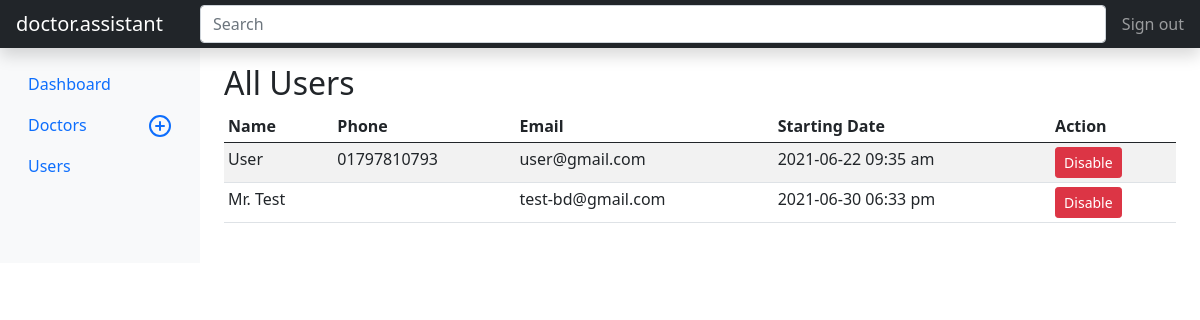
/admin/users.php (signed in), run on an earlier commit of the app's database.
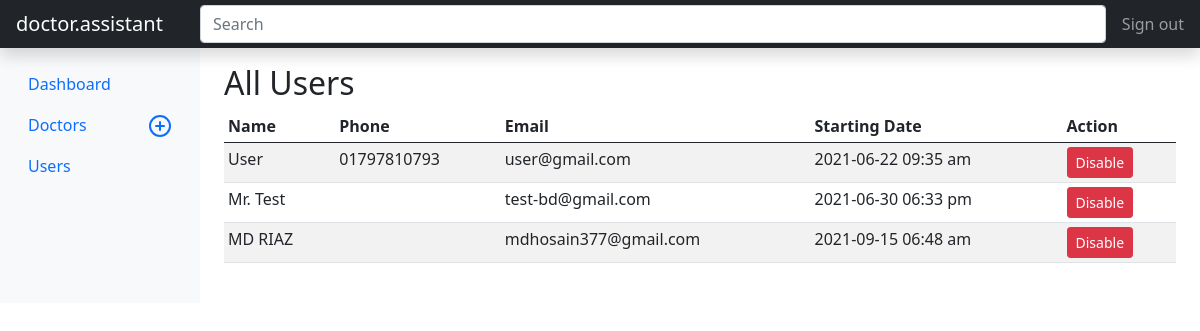
And on a later commit of the database.
### tables this page shows
CREATE TABLE `user` (
  `id` int(11) NOT NULL,
  `name` varchar(50) NOT NULL,
  `email` varchar(50) DEFAULT NULL,
  `phone` varchar(15) NOT NULL,
  `password` varchar(100) NOT NULL,
  `group_id` int(11) NOT NULL,
  `status` tinyint(4) NOT NULL DEFAULT 1,
  `created_at` datetime NOT NULL
);

### config/functions.php (called while the page is built, shortened)
<?php
$con = new mysqli(DB_HOSTNAME, DB_USERNAME, DB_PASSWORD, DB_DATABASE) or die("DB Error Occurred . $con->connect_error");
function GetData($sql)
{
	global $con;
	$query = $con->query($sql);
	$result = [];
	if ($query) {
		while ($row = $query->fetch_assoc()) {
			$result[] = $row;
		}
	}
	return (count($result) < 1 ? false : $result);
}
function MySQLDataPagination($mysqlQuery)
{
	global $con;
	$limit = $_SESSION['viewLimit'];
	$page_num = (isset($_GET['page']) && is_numeric($_GET['page'])) ? $_GET['page'] : 0;
	if ($page_num == 0) $page_num = 1;
	$start = (isset($page_num) ? mysqli_real_escape_string($con, ($page_num - 1) * $limit) : 0);
	$content = GetData($mysqlQuery . " LIMIT $start, $limit");
	$params = $_GET;
	unset($params['page']);
	$params['page'] = '';
	$cUrl = parse_url($_SERVER["REQUEST_URI"], PHP_URL_PATH) . '?' . http_build_query($params);
	$totalCount = $con->query($mysqlQuery)->num_rows;
	$totalPage = ceil($totalCount / $limit);
	$pHTML = "<nav>";
	$pHTML .= "<ul class='pagination'>";
	$pHTML .= "<li class='page-item " . ($page_num == 1 ? 'disabled' : '') . "'>";
	$pHTML .= "<a class='page-link' href='" . $cUrl . ($page_num > 1 ? ($page_num - 1) : '#') . "'>Previous</a>";
	$pHTML .= "</li>";
	$pHTML .= "<li class='page-item " . ($page_num == 1 ? 'active' : '') . "'>";
	$pHTML .= "<a class='page-link' href='" . $cUrl . "1'>1</a>";
	$pHTML .= "</li>";
	$pHTML .= ($page_num > 4 ? "<li class='page-item disabled'><a class='page-link'>...</a></li>" : "");
	$startLoop = ($page_num > 4 ? ($page_num - 2) : 2);
	$endLoop = ($page_num < ($totalPage - 3) ? ($page_num + 2) : ($totalPage - 1));
	for ($i = $startLoop; $i <= $endLoop; $i++) {
		$pHTML .= "<li class='page-item " . ($i == $page_num ? 'active' : '') . "'>";
		$pHTML .= "<a class='page-link' href='{$cUrl}{$i}'>{$i}</a>";
		$pHTML .= "</li>";
	}
	$pHTML .= ($page_num < ($totalPage - 3) ? "<li class='page-item disabled'><a class='page-link'>...</a></li>" : "");
	$pHTML .= ($totalPage > 1 ? "<li class='page-item " . ($i == $page_num ? "active" : "") . "'><a class='page-link' href={$cUrl}{$totalPage}>$totalPage</a></li>" : "");
	$pHTML .= "<li class='page-item " . ($page_num == $totalPage ? 'disabled' : '') . "'>";
	$pHTML .= "<a class='page-link' href='" . $cUrl . ($page_num < $totalPage ? ($page_num + 1) : '#') . "'>Next</a>";
	$pHTML .= "</li>";
	$pHTML .= "</ul>";
	$pHTML .= "</nav>";
	$info = "Showing " . ((($page_num - 1) * $_SESSION['viewLimit']) + 1) . " to " . (($page_num * $_SESSION['viewLimit']) > $totalCount ? $totalCount : ($page_num * $_SESSION['viewLimit'])) . " of {$totalCount}";
	return ["content" => $content, "pagination" => $pHTML, "info" => $info];
}

### admin/users.php (the view, shortened to what the changed rows need)
<?php
require_once dirname(__DIR__) . '/includes/header.php';
require_once('includes/header.php') ?>
    <div class="container-fluid">
        <div class="row">
            <main class="col-md-9 ms-sm-auto col-lg-10 px-md-4">
                <div class="pt-3 pb-2 mb-3">
                    <h2>All Users</h2>
                    <div class="table-responsive">
                        <table class="table table-striped table-sm vertical-align-middle ws_nowrap">
                            <thead>
                            <tr>
                                <th>Name</th>
                                <th>Phone</th>
                                <th>Email</th>
                                <th>Starting Date</th>
                                <th>Action</th>
                            </tr>
                            </thead>
                            <tbody>
							<?php
							$data = MySQLDataPagination("SELECT id, name, email, phone, status, created_at FROM `user` WHERE group_id = 0 ORDER BY status DESC");
							if (!$data['content']) : ?>
                                <tr>
                                    <td colspan="10" class="text-center">No Data Available</td>
                                </tr>
							<?php else : ?>
								<?php foreach ($data['content'] as $item) : ?>
                                    <tr class="<?= !$item['status'] ? 'text-muted' : '' ?>">
                                        <td><?= $item['name'] ?></td>
                                        <td><?= $item['phone'] ?></td>
                                        <td><?= $item['email'] ?></td>
                                        <td><?= date("Y-m-d h:i a", strtotime($item['created_at'])) ?></td>
                                        <td>
											<?php if ($item['status']): ?>
                                                <a href="<?= SITE_URL ?>/admin/post/user_post.php?action=disable&id=<?= $item['id'] ?>"
                                                   data-confirm="Are you sure you want to disable this user ?"
                                                   class="btn btn-sm btn-danger">
                                                    <span data-feather="trash"></span> Disable
                                                </a>
											<?php endif; ?>
                                        </td>
                                    </tr>
								<?php endforeach; ?>
							<?php endif; ?>
                            </tbody>
                        </table>
                    </div>
                </div>
            </main>
        </div>
    </div>
<?php require_once dirname(__DIR__) . '/includes/footer.php';

What changed in the data, as far as the page shows it:
added user: name "MD RIAZ", email "mdhosain377@gmail.com", created_at "2021-09-15 06:48 am"
